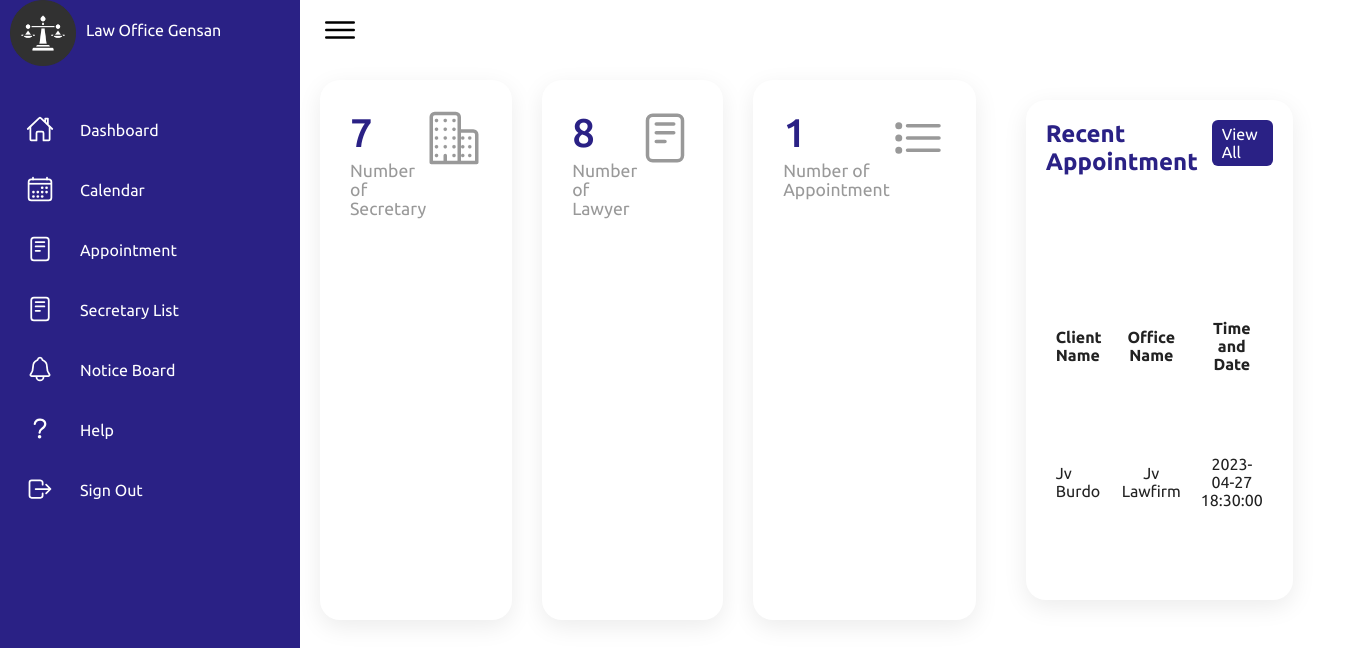
Screenshot of /lawyerDashboard.php with the database file from the repository.
### tables this page shows
CREATE TABLE `tbl_appointment` (
  `appointment_id` int(11) NOT NULL,
  `user_id` int(11) NOT NULL,
  `office_id` int(11) NOT NULL,
  `appointment_timendate` datetime NOT NULL,
  `appointment_status` int(11) NOT NULL
);

CREATE TABLE `tbl_userinfo` (
  `userinfo_id` int(11) NOT NULL,
  `firstName` varchar(244) NOT NULL,
  `middlename` varchar(244) NOT NULL,
  `lastName` varchar(244) NOT NULL,
  `gender` varchar(244) NOT NULL,
  `user_status` int(11) NOT NULL
);

CREATE TABLE `tbl_officeinfo` (
  `office_id` int(11) NOT NULL,
  `office_name` varchar(244) NOT NULL,
  `office_email` varchar(244) NOT NULL,
  `office_status` int(11) NOT NULL
);

### lawyerDashboard.php (the view, shortened to what this page needs)
<!DOCTYPE html>
<html lang="en">
<head>
    <link rel="stylesheet" href="assets/css/style.css">
</head>
<body>
    <div class="container">
        <div class="navigation">
            <ul>
                <li>
                    <a href="#">
                        <span class="icon">
                            <img src="assets/imgs/justice-scale.png" alt="" style="width: 66px; height: 66px;" >
                        </span>
                        <span class="title">Law Office Gensan</span>
                    </a>
                </li>
                <li>
                    <a href="lawyerDashboard.php">
                        <span class="icon">
                            <ion-icon name="home-outline"></ion-icon>
                        </span>
                        <span class="title">Dashboard</span>
                    </a>
                </li>
                <li>
                    <a href="lawyercalendar.php">
                        <span class="icon">
                            <ion-icon name="calendar-outline"></ion-icon>
                        </span>
                        <span class="title">Calendar</span>
                    </a>
                </li>
                <li>
                    <a href="lawyerappointment.php">
                        <span class="icon">
                            <ion-icon name="reader-outline"></ion-icon>
                        </span>
                        <span class="title">Appointment</span>
                    </a>
                </li>
                <li>
                    <a href="lawyerSecretary.php">
                        <span class="icon">
                            <ion-icon name="reader-outline"></ion-icon>
                        </span>
                        <span class="title">Secretary List</span>
                    </a>
                </li>
                <li>
                    <a href="#">
                        <span class="icon">
                            <ion-icon name="notifications-outline"></ion-icon>
                        </span>
                        <span class="title">Notice Board</span>
                    </a>
                </li>
                <li>
                    <a href="#">
                        <span class="icon">
                            <ion-icon name="help-outline"></ion-icon>
                        </span>
                        <span class="title">Help</span>
                    </a>
                </li>
                <li>
                    <a href="?logout" onclick="logout(event)">
                         <span class="icon">
                             <ion-icon name="log-out-outline"></ion-icon>
                        </span>
                        <span class="title">Sign Out</span>
                    </a>
                </li>
            </ul>
        </div>
        <div class="main">
            <div class="topbar">
                <div class="toggle">
                    <ion-icon name="menu-outline"></ion-icon>
                </div>
            </div>
            <div class="cardBox">
                <div class="card">
                <?php
                include "dbconn.php";
                $sql = "SELECT COUNT(*) as count FROM tbl_officeinfo WHERE office_status = 1";
                $result = mysqli_query($conn, $sql);
                $row = mysqli_fetch_assoc($result);
                echo '<div>';
                echo '<div class="numbers">' . $row['count'] . '</div>';
                echo '<div class="cardName">Number of Secretary</div>';
                echo '</div>';
                ?>
                    <div class="iconBx">
                        <ion-icon name="business-outline"></ion-icon>
                    </div>
                </div>
                <div class="card">
                <?php
                include "dbconn.php";
                $sql = "SELECT COUNT(*) as count FROM tbl_usertype WHERE user_type = 'lawyer'";
                $result = mysqli_query($conn, $sql);
                $row = mysqli_fetch_assoc($result);
                echo '<div>';
                echo '<div class="numbers">' . $row['count'] . '</div>';
                echo '<div class="cardName">Number of Lawyer</div>';
                echo '</div>';
                ?>
                    <div class="iconBx">
                        <ion-icon name="reader-outline"></ion-icon>
                    </div>
                </div>
                <div class="card">
                <?php
                include "dbconn.php";
                $sql = "SELECT COUNT(*) as count FROM tbl_appointment";
                $result = mysqli_query($conn, $sql);
                $row = mysqli_fetch_assoc($result);
                echo '<div>';
                echo '<div class="numbers">' . $row['count'] . '</div>';
                echo '<div class="cardName">Number of Appointment</div>';
                echo '</div>';
                ?>
                    <div class="iconBx">
                        <ion-icon name="list-outline"></ion-icon>
                    </div>
                </div>
            <div class="details">
                <div class="Appointment">
                    <div class="cardHeader">
                        <h2>Recent Appointment</h2>
                        <a href="#" class="btn">View All</a>
                    </div>
                    <table>
                        <thead>
                            <tr>
                                <td>Client Name</td>
                                <td>Office Name</td>
                                <td>Time and Date</td>
                            </tr>
                        </thead>
                        <tbody>
                        <?php
                            include "dbconn.php";
                            $sql = "SELECT tbl_appointment.appointment_id, tbl_userinfo.firstName, tbl_userinfo.lastName, tbl_officeinfo.office_name, tbl_appointment.appointment_timendate
                            FROM tbl_appointment
                            JOIN tbl_userinfo ON tbl_appointment.appointment_id = tbl_userinfo.userinfo_id
                            JOIN tbl_officeinfo ON tbl_appointment.appointment_id = tbl_officeinfo.office_id";
                            $result = mysqli_query($conn, $sql);
                            while($row = mysqli_fetch_assoc($result)) {
                            ?>
                            <tr>
                            <td><?php echo $row['firstName'] . ' ' . $row['lastName']?></td>
                            <td><?php echo $row['office_name']?></td>
                            <td><?php echo $row['appointment_timendate']?></td>
                            </tr>
                            <?php
                          }
                          ?>
                        </tbody>
                    </table>
                </div>
</body>
</html>

### assets/css/style.css (style rules this page uses)
* { font-family: "Ubuntu", sans-serif; margin: 0; padding: 0; box-sizing: border-box; }
:root { --blue: #2a2185; --white: #fff; --gray: #f5f5f5; --black1: #222; --black2: #999; }
body { min-height: 100vh; overflow-x: hidden; }
.container { position: relative; width: 100%; }
.navigation { position: fixed; width: 300px; height: 100%; background: var(--blue); border-left: 10px solid var(--blue); transition: 0.5s; overflow: hidden; }
.navigation ul { position: absolute; top: 0; left: 0; width: 100%; }
.navigation ul li { position: relative; width: 100%; list-style: none; border-top-left-radius: 30px; border-bottom-left-radius: 30px; }
.navigation ul li:nth-child(1) { margin-bottom: 40px; pointer-events: none; }
.navigation ul li a { position: relative; display: block; width: 100%; display: flex; text-decoration: none; color: var(--white); }
.navigation ul li a .icon { position: relative; display: block; min-width: 60px; height: 60px; line-height: 75px; text-align: center; }
.navigation ul li a .icon ion-icon { font-size: 1.75rem; }
.navigation ul li a .title { position: relative; display: block; padding: 0 10px; height: 60px; line-height: 60px; text-align: start; white-space: nowrap; }
.main { position: absolute; width: calc(100% - 300px); left: 300px; min-height: 100vh; background: var(--white); transition: 0.5s; }
.topbar { width: 100%; height: 60px; display: flex; justify-content: space-between; align-items: center; padding: 0 10px; }
.toggle { position: relative; width: 60px; height: 60px; display: flex; justify-content: center; align-items: center; font-size: 2.5rem; cursor: pointer; }
.cardBox { position: relative; width: 100%; padding: 20px; display: grid; grid-template-columns: repeat(4, 1fr); grid-gap: 30px; }
.cardBox .card { position: relative; background: var(--white); padding: 30px; border-radius: 20px; display: flex; justify-content: space-between; cursor: pointer; box-shadow: 0 7px 25px rgba(0, 0, 0, 0.08); }
.cardBox .card .numbers { position: relative; font-weight: 500; font-size: 2.5rem; color: var(--blue); }
.cardBox .card .cardName { color: var(--black2); font-size: 1.1rem; margin-top: 5px; }
.cardBox .card .iconBx { font-size: 3.5rem; color: var(--black2); }
.details { position: relative; width: 100%; padding: 20px; display: grid; grid-template-columns: 2fr 1fr; grid-gap: 30px; }
.details .Appointment { position: relative; display: grid; min-height: 500px; background: var(--white); padding: 20px; box-shadow: 0 7px 25px rgba(0, 0, 0, 0.08); border-radius: 20px; }
.details .cardHeader { display: flex; justify-content: space-between; align-items: flex-start; }
.cardHeader h2 { font-weight: 600; color: var(--blue); }
.cardHeader .btn { position: relative; padding: 5px 10px; background: var(--blue); text-decoration: none; color: var(--white); border-radius: 6px; }
.details table { width: 100%; border-collapse: collapse; margin-top: 10px; }
.details table thead td { font-weight: 600; }
.details .Appointment table tr { color: var(--black1); border-bottom: 1px solid rgba(0, 0, 0, 0.1); }
.details .Appointment table tr:last-child { border-bottom: none; }
.details .Appointment table tr td { padding: 10px; }
.details .Appointment table tr td:last-child { text-align: center; }
.details .Appointment table tr td:nth-child(2) { text-align: center; }
.details .Appointment table tr td:nth-child(3) { text-align: center; }

### rows the page displays
tbl_appointment: user.firstName "Jv", user.lastName "Burdo", office.office_name "Jv Lawfirm", appointment_timendate "2023-04-27 18:30:00"

### other values shown
$row['count'] "7"
$row['count'] "8"
$row['count'] "1"
